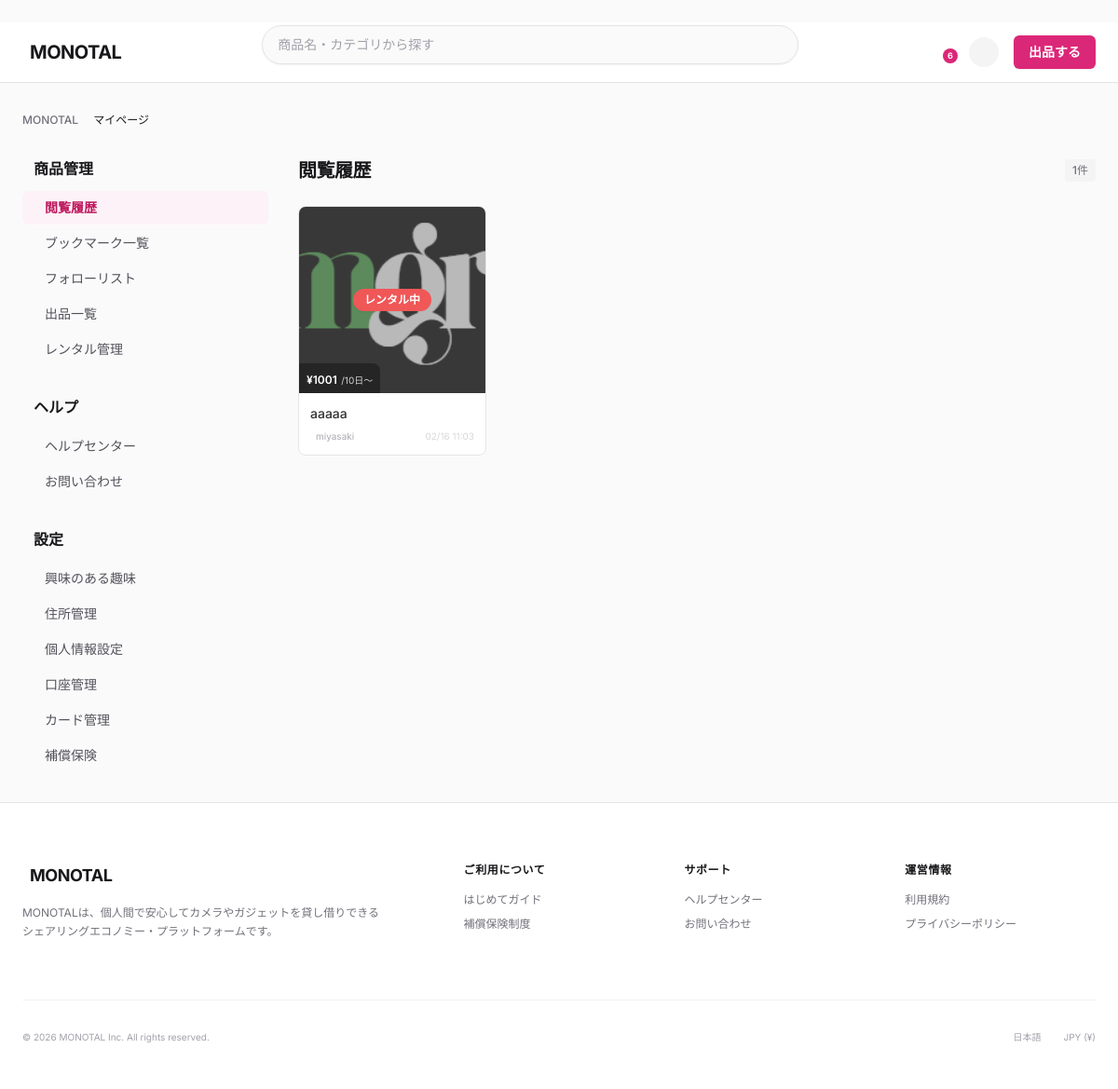
The app's page /monotal/mypage/browsing-history/ (signed in) with its own data.
### monotal/models.py (models this page shows, shortened)
class BrowsingHistory(models.Model):
    browsing_history_id = models.AutoField(primary_key=True)
    product = models.ForeignKey(
        Product,
        on_delete=models.CASCADE,
        db_column='product_id'
    )
    user = models.ForeignKey(
        User,
        on_delete=models.CASCADE,
        related_name='browsing_history',
        db_column='user_id'
    )
    register_datetime = models.DateTimeField(auto_now_add=True)
    class Meta:
        db_table = 'T_BrowsingHistory'
        verbose_name = '閲覧履歴'
        verbose_name_plural = '閲覧履歴'

class Product(models.Model):
    product_id = models.AutoField(primary_key=True)
    product_name = models.CharField(max_length=200)
    product_description = models.CharField(max_length=2000, null=True, blank=True)
    shipping_days = models.ForeignKey(
        ShippingDays,
        on_delete=models.PROTECT,
        db_column='shipping_days_id',
        null=True,
        blank=True
    )
    shipping_burden = models.ForeignKey(
        ShippingBurden,
        on_delete=models.PROTECT,
        db_column='shipping_burden_id',
        null=True,
        blank=True
    )
    product_condition = models.ForeignKey(
        ProductCondition,
        on_delete=models.PROTECT,
        db_column='product_condition_id'
    )
    product_status = models.ForeignKey(
        ProductStatus,
        on_delete=models.PROTECT,
        db_column='product_status_id'
    )
    product_category = models.ForeignKey(
        ProductCategory,
        on_delete=models.PROTECT,
        db_column='product_category_id'
    )
    rental_days = models.IntegerField()
    rental_fee = models.DecimalField(max_digits=10, decimal_places=2)
    contract_datetime = models.DateTimeField(null=True, blank=True)
    listing_stop_datetime = models.DateTimeField(null=True, blank=True)
    user = models.ForeignKey(
        User,
        on_delete=models.CASCADE,
        related_name='products',
        db_column='user_id'
    )
    shipping_address = models.ForeignKey(
        UserAddress,
        on_delete=models.SET_NULL,
        null=True,
        blank=True,
        related_name='products_as_shipping',
        db_column='shipping_address_id'
    )
    shipping_prefecture = models.ForeignKey(
        Prefecture,
        on_delete=models.SET_NULL,
        null=True,
        blank=True,
        related_name='products_as_shipping',
        db_column='shipping_prefecture_id'
    )
    register_datetime = models.DateTimeField(auto_now_add=True)
    update_datetime = models.DateTimeField(auto_now=True)
    delete_datetime = models.DateTimeField(null=True, blank=True)
    class Meta:
        db_table = 'T_Product'
        verbose_name = '商品'
        verbose_name_plural = '商品'
    @property
    def min_rental_plan(self):
        return self.rental_plans.order_by('rental_days').first()

class ProductRentalPlan(models.Model):
    product_rental_plan_id = models.AutoField(primary_key=True)
    product = models.ForeignKey(
        Product,
        on_delete=models.CASCADE,
        related_name='rental_plans',
        db_column='product_id'
    )
    rental_days = models.IntegerField()  # レンタル日数
    rental_fee = models.DecimalField(max_digits=10, decimal_places=0)  # レンタル金額
    register_datetime = models.DateTimeField(auto_now_add=True)
    class Meta:
        db_table = 'T_ProductRentalPlan'
        verbose_name = '商品レンタルプラン'
        verbose_name_plural = '商品レンタルプラン'
        ordering = ['rental_days']

class User(AbstractBaseUser, PermissionsMixin):
    user_id = models.AutoField(primary_key=True)
    user_name = models.CharField(max_length=100)
    display_name = models.CharField(max_length=100)
    email = models.EmailField(max_length=255)
    phone_number = models.CharField(max_length=20, default='')
    password_hash = models.CharField(max_length=255)
    login_attempt_count = models.IntegerField(default=0)
    last_login_datetime = models.DateTimeField(null=True, blank=True)
    user_status = models.ForeignKey(
        UserStatus,
        on_delete=models.PROTECT,
        db_column='user_status_id'
    )
    register_datetime = models.DateTimeField(auto_now_add=True)
    update_datetime = models.DateTimeField(auto_now=True)
    delete_datetime = models.DateTimeField(null=True, blank=True)
    user_image = models.ImageField(upload_to='user_images/', null=True, blank=True)
    bio = models.CharField(max_length=160, blank=True, default='')  # 自己紹介文（Twitter仕様: 160文字）
    is_staff = models.BooleanField(default=False)
    is_active = models.BooleanField(default=True)
    objects = UserManager()
    USERNAME_FIELD = 'email'
    REQUIRED_FIELDS = ['user_name', 'display_name']
    class Meta:
        db_table = 'T_User'
        verbose_name = 'ユーザー'
        verbose_name_plural = 'ユーザー'

### monotal/views.py (the view)
class MyPageBrowsingHistoryView(LoginRequiredMixin, View):
    login_url = '/monotal/login/'
    def get(self, request, *args, **kwargs):
        browsing_history = BrowsingHistory.objects.filter(
            user=request.user,
            product__delete_datetime__isnull=True
        ).select_related(
            'product__product_status',
            'product__product_category',
            'product__user'
        ).prefetch_related(
            'product__images'
        ).order_by('-register_datetime')
        history_count = browsing_history.count()
        paginator = Paginator(browsing_history, 20)
        page_obj = paginator.get_page(request.GET.get('page', 1))
        user_hobbies = UserHobby.objects.filter(
            user=request.user
        ).select_related('product_category').order_by('product_category_id')
        context = {
            'browsing_history': page_obj,
            'history_count': history_count,
            'page_obj': page_obj,
            'current_page': 'browsing_history',
            'user_hobbies': user_hobbies,
        }
        return render(request, 'mypage/browsing_history.html', context)

### monotal/context_processors.py (called while the page is built)
def rental_context(request):
    context = {
        'pending_rental_count': 0,
    }
    if request.user.is_authenticated:
        context['pending_rental_count'] = RentalRequest.objects.filter(
            requested_user=request.user,
            rental_request_status_id=1  # 申請中
        ).count()
    return context

def notification_context(request):
    context = {
        'unread_notification_count': 0,
    }
    if request.user.is_authenticated:
        target_notification_ids = NotificationTargetUser.objects.filter(
            user=request.user
        ).values_list('notification_id', flat=True)
        read_notification_ids = NotificationRead.objects.filter(
            user=request.user,
            notification_read_status_id=2  # 既読
        ).values_list('notification_id', flat=True)
        context['unread_notification_count'] = target_notification_ids.exclude(
            notification_id__in=read_notification_ids
        ).count()
    return context

### templates/mypage/browsing_history.html (shortened to what this page needs)
﻿{% extends 'base.html' %}
{% load static %}
{% block extra_css %}
<link rel="stylesheet" href="{% static 'css/mypage.css' %}">
{% endblock %}
{% block content %}
<main class="mx-auto max-w-[1200px] w-full px-4 lg:px-6 py-8">
    <nav class="mb-8 flex text-xs font-medium text-zinc-500 overflow-x-auto whitespace-nowrap">
        <ol class="flex items-center space-x-2">
            <li><a href="{% url 'index' %}" class="hover:underline hover:text-pink-600">MONOTAL</a></li>
            <li class="text-zinc-900">マイページ</li>
        </ol>
    </nav>
    <div class="lg:grid lg:grid-cols-12 lg:gap-8 items-start">
        {% include 'mypage/_sidebar.html' %}
        <div class="lg:col-span-9">
            <div class="mb-6 flex items-center justify-between">
                <h1 class="text-xl font-bold tracking-tight text-zinc-900">閲覧履歴</h1>
                <span class="text-xs font-medium text-zinc-500 bg-zinc-100 px-2 py-1 rounded">{{ history_count }}件</span>
            </div>
            <div class="grid grid-cols-2 md:grid-cols-3 lg:grid-cols-4 gap-3 md:gap-4">
                {% for history in browsing_history %}
                <a href="{% url 'product_detail' product_id=history.product.product_id %}" class="group relative block bg-white rounded-lg overflow-hidden border border-zinc-200 hover:border-zinc-300 hover:shadow-md transition-all {% if history.product.product_status.product_status_id == 2 %}opacity-90{% endif %}">
                    <div class="aspect-square w-full bg-zinc-100 relative overflow-hidden">
                        {% if history.product.product_status.product_status_id == 2 %}
                        <div class="absolute inset-0 bg-black/30 flex items-center justify-center">
                            <span class="bg-red-500 text-white text-xs font-bold px-3 py-1 rounded-full shadow-sm">レンタル中</span>
                        </div>
                        {% endif %}
                        {% if history.product.min_rental_plan %}
                        <div class="absolute bottom-0 left-0 bg-black/60 backdrop-blur-sm px-2 py-1 text-white rounded-tr-lg">
                            <span class="text-xs font-semibold">¥{{ history.product.min_rental_plan.rental_fee|floatformat:0 }}</span>
                            <span class="text-[10px] font-normal opacity-80">/{{ history.product.min_rental_plan.rental_days }}日〜</span>
                        </div>
                        {% endif %}
                    </div>
                    <div class="p-3">
                        <h3 class="text-sm font-medium text-zinc-900 line-clamp-2 leading-snug group-hover:text-pink-600 transition-colors">{{ history.product.product_name }}</h3>
                        <div class="mt-2 flex items-center justify-between">
                            <span class="flex items-center gap-1.5 text-[10px] text-zinc-400">
                                {{ history.product.user.display_name }}
                            </span>
                            <span class="text-[10px] text-zinc-300">
                                {{ history.register_datetime|date:"m/d H:i" }}
                            </span>
                        </div>
                    </div>
                </a>
                {% endfor %}
            </div>
        </div>
    </div>
</main>
{% endblock %}

### templates/base.html (style rules this page uses)
body { font-family: 'Inter', sans-serif; }

### records on screen
BrowsingHistory: shows "レンタル中", product.min_rental_plan.rental_fee "1001", product.min_rental_plan.rental_days "10", product.product_name "aaaaa", product.user.display_name "miyasaki", register_datetime "02/16 11:03"

### other values on screen
{{ unread_notification_count }} "6"
{{ history_count }} "1"
